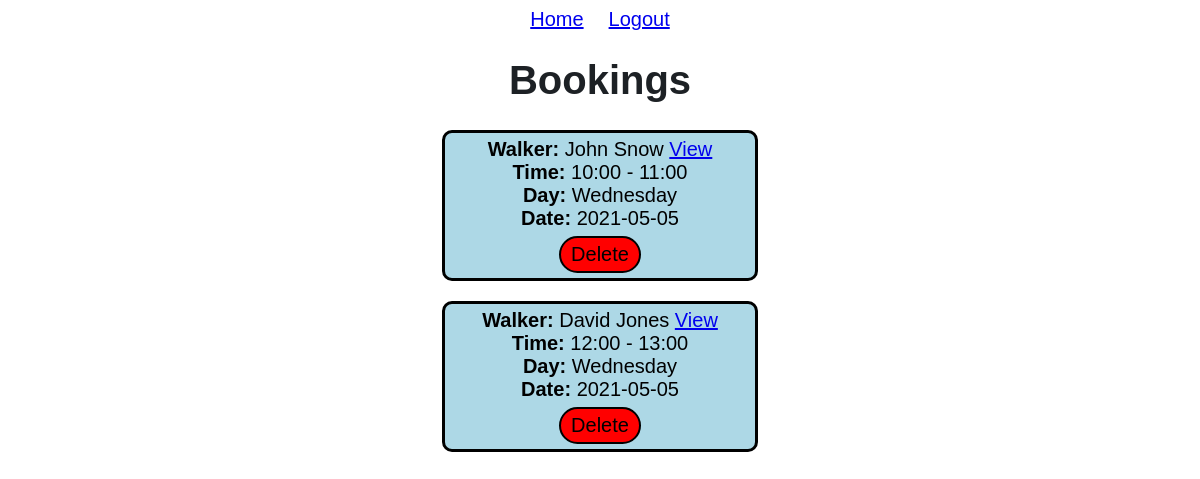
The app's page /bookings/Owner (signed in), older data.
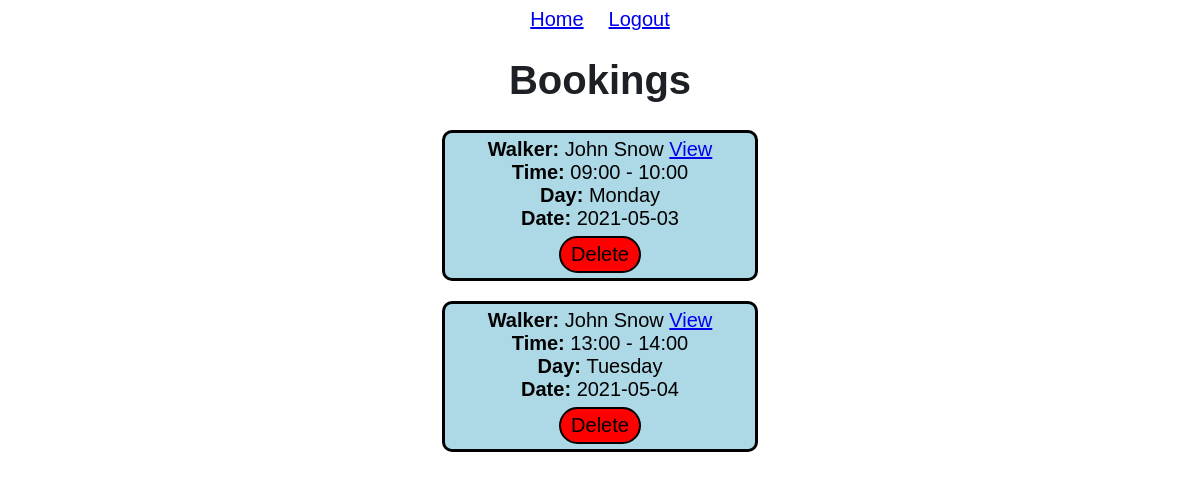
The same page, newer data.
### tables this page shows
CREATE TABLE booking (
            ownerId integer,
            walkerId integer,
            date text,
            day text,
            startTime text,
            endTime text,
            PRIMARY KEY (ownerId, walkerId, date)
            );

CREATE TABLE users (
            usrId integer primary key,
            email text,
            password text,
            firstName text,
            lastName text,
            accType text,
            postcode text,
            numberOfReviews integer,
            starRating real
            );

### app.py (the view)
@app.route('/bookings/<accType>')
def bookings(accType):
    if accType == 'Owner':
        bookings = db.getOwnerBookings(session['usrId'])
        return render_template('bookings.html', bookings=bookings, user=user, accType=accType)
    else:
        bookings = db.getWalkerBookings(session['usrId'])
        return render_template('bookings.html', bookings=bookings, user=user, accType=accType)

### database.py (called while the page is built)
    def search(self, col="null", search="null"):
        conn = sqlite3.connect('main.db')
        c = conn.cursor()
        if col == "email":
            c.execute(f'SELECT * FROM users WHERE email="{search}"')
            data = c.fetchall()
        elif col == "password":
            c.execute(f'SELECT * FROM users WHERE password="{search}"')
            data = c.fetchall()
        elif col == "usrId":
            c.execute(f'SELECT * FROM users WHERE usrId="{search}"')
            data = c.fetchall()
        elif col == "postcode":
            c.execute(f'SELECT * FROM users WHERE postcode="{search}"')
            data = c.fetchall()
        else:
            c.execute(f'SELECT * FROM users')
            data = c.fetchall()
        conn.commit()
        conn.close()
        return(data)

    def getOwnerBookings(self, ownerId):
        conn = sqlite3.connect('main.db')
        c = conn.cursor()
        c.execute(f'SELECT * FROM booking WHERE ownerId="{ownerId}" ORDER BY date ASC')
        data = c.fetchall()
        return(data)
        conn.commit()
        conn.close()

### templates/bookings.html (shortened to what this page needs)
{% extends "base.html" %}
{% block head %}
    <link rel="stylesheet" href="{{ url_for('static', filename='css/bookings.css') }}">
{% endblock %}
{% block body %}
    <h1>Bookings</h1>
    {% for i in bookings %}
    <p>
        {% if accType == 'Owner' %}
            <span style="font-weight: bold;"> Walker: </span> {{ user(i[1]).fName }} {{ user(i[1]).lName }}
            <a href="/profile/{{ i[1] }}">View</a>
            <br>
        {% else %}
            <span style="font-weight: bold;"> Owner: </span> {{ user(i[0]).fName }} {{ user(i[0]).lName }}
            <a href="/profile/{{ i[0] }}">View</a>
            <br>
        {% endif %}
        <span style="font-weight: bold;"> Time: </span> {{ i[4] }} - {{ i[5] }} <br>
        <span style="font-weight: bold;"> Day: </span> {{ i[3].capitalize() }} <br>
        <span style="font-weight: bold;"> Date: </span> {{ i[2] }} <br>
        <a id="delete" href="/delBooking/{{ i[0] }};{{ i[1] }};{{ i[2] }}">Delete</a>
    </p>
    {% endfor %}
{% endblock %}

Row changes from the older to the newer data that the page shows:
no longer on this page (row edited): booking: walkerId.firstName "John", walkerId.lastName "Snow", startTime "10:00", endTime "11:00", day "Wednesday", date "2021-05-05"
removed booking: walkerId.firstName "David", walkerId.lastName "Jones", startTime "12:00", endTime "13:00", day "Wednesday", date "2021-05-05"
now on this page (row edited): booking: walkerId.firstName "John", walkerId.lastName "Snow", startTime "09:00", endTime "10:00", day "Monday", date "2021-05-03"
added booking: walkerId.firstName "John", walkerId.lastName "Snow", startTime "13:00", endTime "14:00", day "Tuesday", date "2021-05-04"
